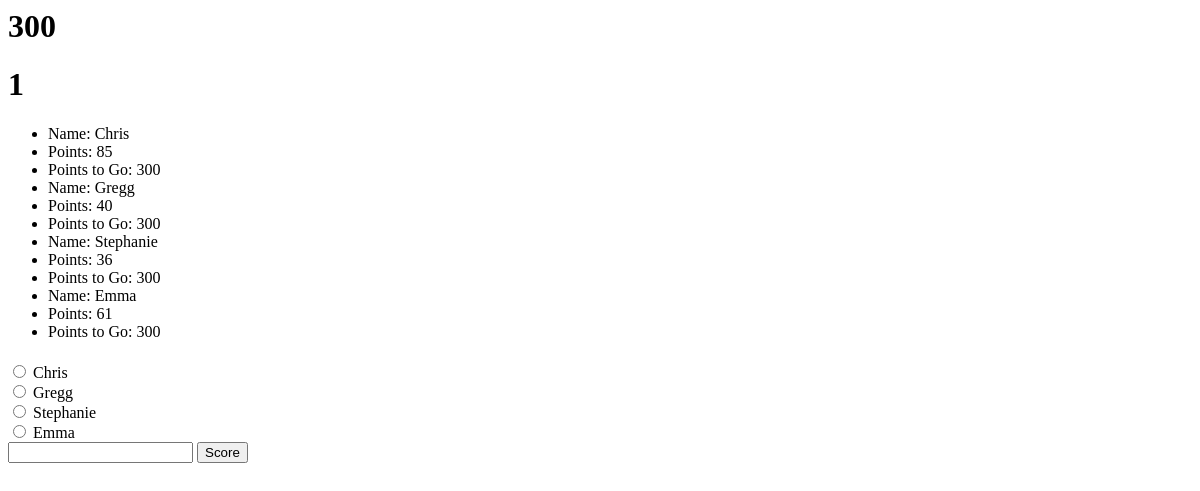
Before: /games/1/ with the older database file.
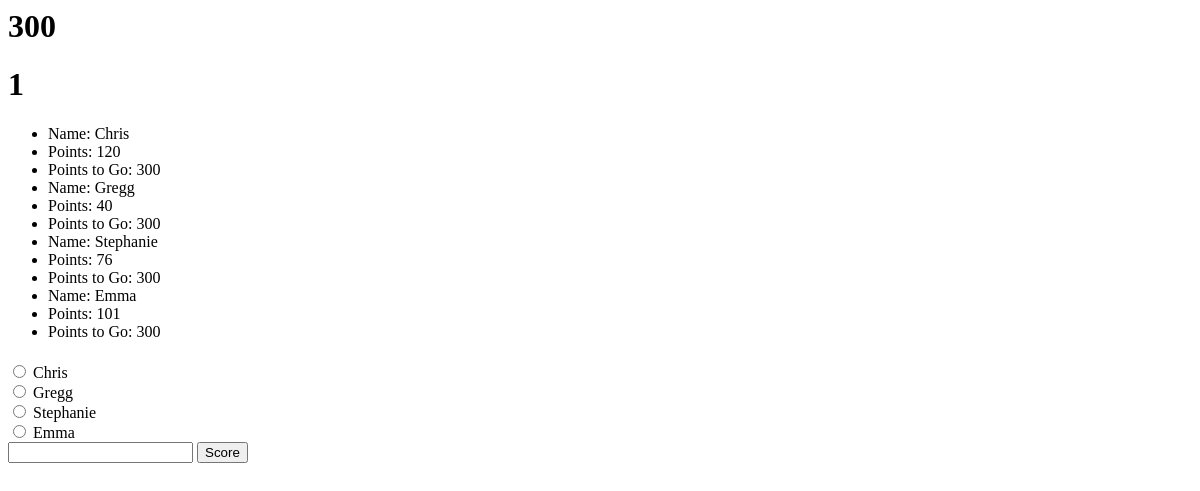
After: the same page with the newer database file.
### games/models.py (models this page shows, shortened)
class Player(models.Model):
    game = models.ForeignKey(Game, on_delete=models.CASCADE)
    name = models.CharField(max_length=200)
    points = models.IntegerField(default=0)
    difference_from_max = models.IntegerField(default=300)

### games/views.py (the view)
# urls.py: path('<int:game_id>/', views.detail, name='detail'),
def detail(request, game_id):
    game = get_object_or_404(Game, pk=game_id)
    return render(request, 'games/detail.html', {'game': game})

### games/templates/games/detail.html (shortened to what this page needs)
<h1>{{ game.max_score }}</h1>
<h1>{{ game.id }}</h1>
<ul>
{% for player in game.player_set.all %}
    <li>Name: {{ player.name }}</li>
    <li>Points: {{ player.points }}</li>
    <li>Points to Go: {{ player.difference_from_max }}</li>
{% endfor %}
</ul>
<form action="{% url 'games:score' game.id %}" method="post">
{% for player in game.player_set.all %}
    <input type="radio" name="player" id="player{{ forloop.counter }}" value="{{ player.id }}">
    <label for="player{{ forloop.counter }}">{{ player.name }}</label><br>
{% endfor %}
<input type="number" step="1" name="score">
<input type="submit" value="Score">
</form>

Changed rows visible on the page:
changed Player "Chris": points "85" → "120"
changed Player "Stephanie": points "36" → "76"
changed Player "Emma": points "61" → "101"
